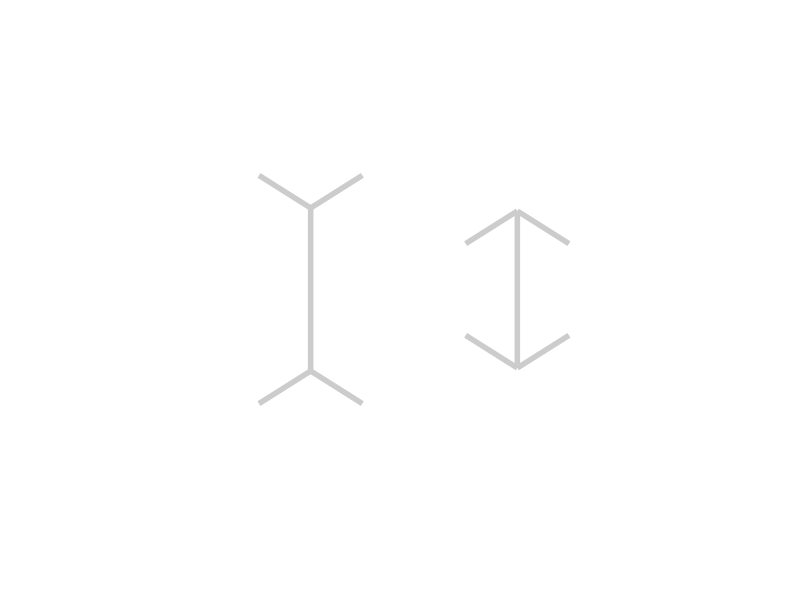

The MATLAB script that drew this image: (Note: this script raises an error after producing the figure.)
name = "Tamara Brissette Greco";
student_id = 261182266;

% Muller-Lyer Illusion Task

% This experiment assesses how our perception of the relative size of two lines
% can be altered due to added fins at their ends.
% The first fin has outwards fins and is of fixed length
% The second fin (target) has inwards fins and is of variable length

% This script creates several repetitions of various target sizes
% and determines the proportion of times each target size is perceived as
% longer than the fixed line.


clear, clc, close all

%% Part 1: Initialization and parameters

% set minumim and maximum target size
min_size = .9; % minimum target size (relative to the reference)
max_size = 1.4; 

n_levels = 9; % num of variations/stimulus lvls
n_reps = 3;% num of reps of each lvl
n_trials = n_levels * n_reps;


levels = linspace(min_size,max_size, n_levels); % generate levels within min/max at given interval
trials= repmat(levels,1,n_reps); % rep each lvl n_reps times (ordered)
rnd_trials = randsample(trials, n_trials); % randomly select from trials, n_trial times

stim_duration = .5; % quick stimulus duration

% set background and stimulus colors
bg_color = [.8 .8 .8];
line_color = [0 0 0];

resps = nan(1, n_trials);

% Initialize the figure
figure(1), clf
% normalize: axis remain consistent
% outerposition: where the corners of the figure are (ex. fullscreen)
% Toolbar anf menu: view off
set(gcf,'Color', bg_color, 'Units', 'Normalized','OuterPosition', [0 0 1 1], 'Toolbar', 'none', 'Menu', 'none')

% draw fixed stimulus (middle line of stim)
% Same as bg color to begin with
rf_line = plot([-1 -1],[-5 5], 'Color', bg_color, 'LineWidth',4); hold on
rfUp = plot([-0.5 -1 -1.5],[7 5 7], 'Color', bg_color, 'LineWidth',4);
rfDn = plot([-0.5 -1 -1.5],[-7 -5 -7,], 'Color', bg_color, 'LineWidth',4);

% draw target stimulus
tg_line = plot([1 1],[-5 5], 'Color', bg_color, 'LineWidth',4); hold on
tgUp = plot([0.5 1 1.5],[3 5 3], 'Color', bg_color, 'LineWidth',4);
tgDn = plot([0.5 1 1.5],[-3 -5 -3,], 'Color', bg_color, 'LineWidth',4);

set(gca, 'xlim', [-3 3], 'ylim', [-15 15]) % consistent axis

% add beginning text
press_enter = text(0,0, 'Press RETURN to start', 'HorizontalAlignment','center','FontSize',30, 'Color', line_color);

% remove axis lines and ticks
axis off

pause

delete(press_enter), pause(2)


%% Part 2: Start Experiment

for t = 1:n_trials
    
    % extract length of target line for this trial
    % making the trial slightly longer/shorter
    tar = rnd_trials(t)*5; % cur trial value * 5 (bc of the units)
       
    % show fixation cross for 500ms
    fix = text(0,0, '+', 'HorizontalAlignment','center','FontSize',50);
    pause(.5)
    delete(fix)
    % make reference line visible (ie, change its current color)
    set(rf_line, 'Color', line_color)
    set(rfUp, 'Color', line_color)
    set(rfDn, 'Color', line_color)

    % show target line and adjust its size according to trial
    set(tg_line, 'Color', line_color, 'YData',[-tar tar])
    set(tgUp, 'Color', line_color, 'YData', [tar-2 tar tar-2])
    set(tgDn, 'Color', line_color, 'YData', [-tar+2 -tar -tar+2])

    % pause for stimulus duration
    pause(stim_duration)
    
    % "turn off" lines
    set(rf_line,'Color',bg_color)
    set(rfUp, 'Color', bg_color)
    set(rfDn, 'Color', bg_color)

    set(tg_line, 'Color', bg_color)
    set(tgUp, 'Color', bg_color)
    set(tgDn, 'Color', bg_color)

    % display instruction to press 1 or 2
    instr = text(0,0, 'Which line was longer? 1 or 2', 'HorizontalAlignment','center', 'FontSize', 30);
        
    % gather response
    waitforbuttonpress
    x = get(gcf, 'CurrentCharacter'); % stores input
    resps(t) = str2double(x); % double type conversion
    
    % remove instruction
    delete(instr)
    
    % pause 200ms
   pause(0.2)
end
% save data
save('hw6_BrissetteGreco.mat')

%% Part 3: Plot results (almost identical to Tutorial 5)

% % in case the data were lost, load your results
load('hw6_BrissetteGreco.mat')
% 
% % initialize proportions array
p_targ = nan(1, n_levels);
% 
% % loop over the different contrasts used and calculate the proportion of 2s
for i = 1:n_levels
     idx = find(rnd_trials == levels(i));
     p_targ(i) = sum(resps(idx)==2)/length(idx); % proportion target brighter responses
 end
% 
% % close existing figure and open a new one
close
figure(1), clf
% 
% % plot results using a scatterplot
scatter(levels, p_targ, 100, 'MarkerFaceColor', [0 .7 .7], 'MarkerEdgeColor', [0 .5 .5])
% 
% % Customize plot
xlabel('Target Length')
ylabel('p(target longer)')
% 
xlim([min(levels) max(levels)])
ylim([0 1])
% 
set(gca, 'FontSize', 16)
% 
grid minor
% 
hold on

%% Challenge: 
% Use PALAMEDES to fit a psychometric function to your results. Then report
% the parameters (alpha and beta) and prepare a figure of the function
% plotted over your data.

%% Fit psychometric function using Palamedes

% Define the space of your stimulus levels
x_min = min(levels);
x_max = max(levels);
n = 500;
x = linspace(x_min, x_max, n);


% Add YOUR Palamedes path (MUST BE IN SAME FOLDER AS YOUR CURRENT SCRIPT)

palamedes_dir = '/Users/tamarabgreco/Documents/MATLAB/psyc-353/tutorials/Palamedes1_10_11/Palamedes';

addpath(palamedes_dir)

% initialize PF type as Logistic
PF = @PAL_Logistic;

% we want to search for the first 2 parameters (alpha and beta)
% but we keep the last 2 (gamma and lambda) fixed

% setup the parameter search
paramsFree = [1 1 0 0];

% alpha is the threshold
searchGrid.alpha = min(levels, 0.001);

% beta is the slope
searchGrid.beta=logspace(0,3,101);


% gamma is the guessing rate

searchGrid.gamma = 0;

% lambda is the lapse rate
searchGrid.lambda = 0;

%number of 'target brighter right side (2)' responses (NumPos) out of total
%trials per contrast level (OutofNum)
NumPos = p_targ*n_reps;
OutofNum = repmat(n_reps, 1, length(levels));

stimLevels = levels;
% tell palamedes to find the parameters

paramsValues = PAL_PFML_Fit(stimLevels, NumPos, OutofNum, searchGrid, paramsFree, PF);

% run the PF
pal_fit = PF(paramsValues,x);
% plot
plot(x, pal_fit, 'LineWidth', 2, 'MarkerFaceColor', [0 .4 .2],'DisplayName', 'Original coloured task');
xlabel('Difference')
ylabel('p(target line on right side (2))')

xlim([min(levels) max(levels)])
ylim([0 1])

hold on 
set(gca, 'FontSize', 16)
title('Muller-Lyer Illusion Fit')
savefig ('hw6_BrissetteGreco')